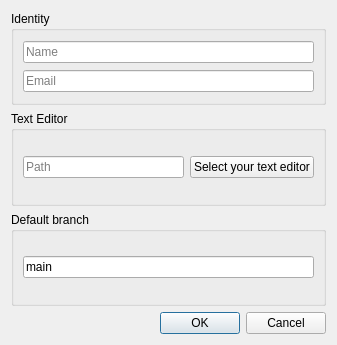
<?xml version="1.0" encoding="UTF-8"?>
<ui version="4.0">
 <class>GitConfig</class>
 <widget class="QDialog" name="GitConfig">
  <property name="geometry">
   <rect>
    <x>0</x>
    <y>0</y>
    <width>337</width>
    <height>345</height>
   </rect>
  </property>
  <property name="windowTitle">
   <string>Dialog</string>
  </property>
  <layout class="QVBoxLayout" name="verticalLayout">
   <item>
    <widget class="QGroupBox" name="groupBox">
     <property name="title">
      <string>Identity</string>
     </property>
     <layout class="QVBoxLayout" name="verticalLayout_2">
      <item>
       <widget class="QLineEdit" name="lineEditName">
        <property name="inputMask">
         <string/>
        </property>
        <property name="placeholderText">
         <string>Name</string>
        </property>
       </widget>
      </item>
      <item>
       <widget class="QLineEdit" name="lineEditEmail">
        <property name="placeholderText">
         <string>Email</string>
        </property>
       </widget>
      </item>
     </layout>
    </widget>
   </item>
   <item>
    <widget class="QGroupBox" name="groupBox_2">
     <property name="title">
      <string>Text Editor</string>
     </property>
     <layout class="QHBoxLayout" name="horizontalLayout">
      <item>
       <widget class="QLineEdit" name="lineEditPathTextEditor">
        <property name="readOnly">
         <bool>true</bool>
        </property>
        <property name="placeholderText">
         <string>Path</string>
        </property>
       </widget>
      </item>
      <item>
       <widget class="QPushButton" name="pushButtonSelectTextEditor">
        <property name="text">
         <string>Select your text editor</string>
        </property>
       </widget>
      </item>
     </layout>
    </widget>
   </item>
   <item>
    <widget class="QGroupBox" name="groupBox_3">
     <property name="title">
      <string>Default branch</string>
     </property>
     <layout class="QVBoxLayout" name="verticalLayout_3">
      <item>
       <widget class="QLineEdit" name="lineEditDefaultBranchName">
        <property name="text">
         <string>main</string>
        </property>
        <property name="placeholderText">
         <string>Default branch name</string>
        </property>
       </widget>
      </item>
     </layout>
    </widget>
   </item>
   <item>
    <widget class="QDialogButtonBox" name="buttonBox">
     <property name="orientation">
      <enum>Qt::Horizontal</enum>
     </property>
     <property name="standardButtons">
      <set>QDialogButtonBox::Cancel|QDialogButtonBox::Ok</set>
     </property>
    </widget>
   </item>
  </layout>
 </widget>
 <resources/>
 <connections>
  <connection>
   <sender>buttonBox</sender>
   <signal>accepted()</signal>
   <receiver>GitConfig</receiver>
   <slot>accept()</slot>
   <hints>
    <hint type="sourcelabel">
     <x>248</x>
     <y>254</y>
    </hint>
    <hint type="destinationlabel">
     <x>157</x>
     <y>274</y>
    </hint>
   </hints>
  </connection>
  <connection>
   <sender>buttonBox</sender>
   <signal>rejected()</signal>
   <receiver>GitConfig</receiver>
   <slot>reject()</slot>
   <hints>
    <hint type="sourcelabel">
     <x>316</x>
     <y>260</y>
    </hint>
    <hint type="destinationlabel">
     <x>286</x>
     <y>274</y>
    </hint>
   </hints>
  </connection>
 </connections>
</ui>
